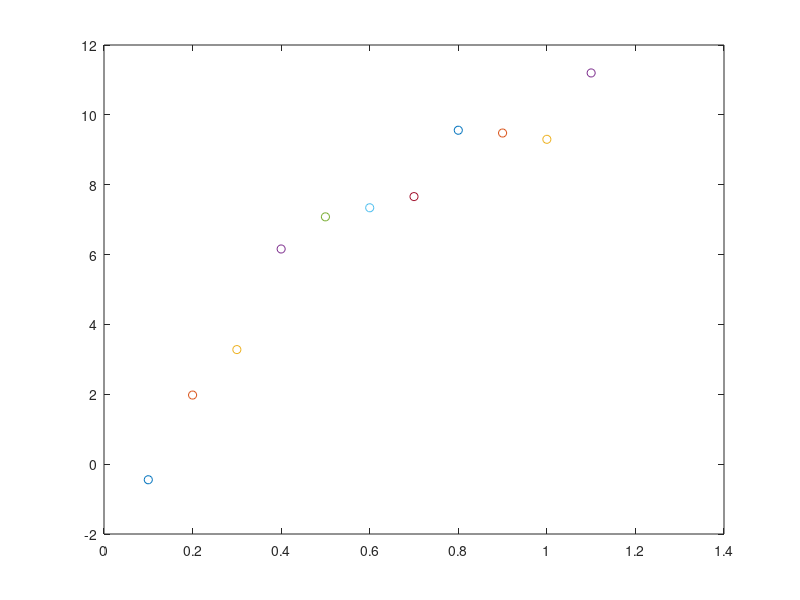

This figure's MATLAB source: (Note: this script raises an error after producing the figure.)
%% e.p. 1
x = 0.1:0.1:1.1;
y = [-0.447 1.978 3.280 6.160 7.080 7.340 7.660 9.560 9.480 9.300 11.20];
figure(1);
for i = 1:length(x)
    plot(x(i),y(i),'o');
    hold on;
end

% way_1
a = polyfit(x,y,2);

% way_2
R = [(x.^2)' x' ones(11,1)];
A = R\y';
f = duoxiangshi(2,A,x);
plot(x,f);
hold off;

%% e.p. 2
tdata = 100:100:1000;
cdata = 1e-03*[4.54,4.99,5.35,5.65,5.90,6.10,6.26,6.39,6.50,6.59];
figure(2);
for i = 1:length(tdata)
    plot(tdata(i),cdata(i),'o');
    hold on;
end
x0 = [0.2 0.05 0.05];
x = lsqcurvefit(@curvefun1,x0,tdata,cdata);
f = curvefun1(x,tdata);
plot(tdata,f);
hold off;

%% e.p. 3
x0=[0.2,0.05,0.05];
x=lsqnonlin(@curvefun2,x0);
f= curvefun2(x)';

function f=curvefun2(x)
    tdata=100:100:1000;
    cdata=1e-03*[4.54,4.99,5.35,5.65,5.90,6.10,6.26,6.39,6.50,6.59];
    f=x(1)+x(2)*exp(-0.02*x(3)*tdata)- cdata;
end

%% e.p. 4
function f = curvefun1(x,tdata)
f = x(1) + x(2)*exp(-0.02*x(3)*tdata);
end


% 3*x^2+2*x+1
function f = duoxiangshi(n,a,x)
    f = 0;
    a = flip(a);
    for i = n+1:-1:1
        f = f + a(i).*x.^(i-1);
    end
end